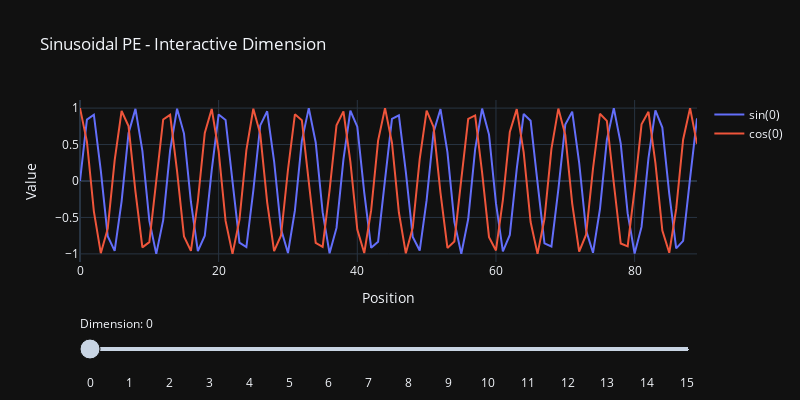

Notebook cell for this chart:
### Code cell
import numpy as np
import plotly.graph_objects as go

# Parameters
max_len = 90
d_model = 32
pos = np.arange(max_len)

# Prepare traces for each dimension
all_traces = []
for i in range(d_model // 2):
    div_term = 10000 ** (2 * i / d_model)
    sin_vals = np.sin(pos / div_term)
    cos_vals = np.cos(pos / div_term)
    all_traces.append({"sin": sin_vals, "cos": cos_vals, "dim": i})

# Initial plot with first dimension
fig = go.Figure()
fig.add_trace(go.Scatter(x=pos, y=all_traces[0]["sin"], mode='lines', name='sin(0)'))
fig.add_trace(go.Scatter(x=pos, y=all_traces[0]["cos"], mode='lines', name='cos(0)'))

# Create slider steps
steps = []
for i, trace in enumerate(all_traces):
    step = dict(
        method="update",
        args=[{
                  "y": [trace["sin"], trace["cos"]],
                  "name": [f"sin({i})", f"cos({i})"]
              }],
        label=f"{i}"
    )
    steps.append(step)

sliders = [dict(active=0, currentvalue={"prefix": "Dimension: "}, pad={"t": 50}, steps=steps)]
fig.update_layout(
    sliders=sliders, title="Sinusoidal PE - Interactive Dimension",
    xaxis_title="Position", yaxis_title="Value", width=800, height=400
)
fig.show()

### Figure 1 — Plotly figure (JSON) as saved in the notebook; plotly's stock layout.template omitted (floating-point values rounded to 4 significant figures; data arrays with more than 128 entries replaced by an {"elided": "..."} marker saying what was removed)
{"data": [{"mode": "lines", "name": "sin(0)", "x": [0, 1, 2, 3, 4, 5, 6, 7, 8, 9, 10, 11, 12, 13, 14, 15, 16, 17, 18, 19, 20, 21, 22, 23, 24, 25, 26, 27, 28, 29, 30, 31, 32, 33, 34, 35, 36, 37, 38, 39, 40, 41, 42, 43, 44, 45, 46, 47, 48, 49, 50, 51, 52, 53, 54, 55, 56, 57, 58, 59, 60, 61, 62, 63, 64, 65, 66, 67, 68, 69, 70, 71, 72, 73, 74, 75, 76, 77, 78, 79, 80, 81, 82, 83, 84, 85, 86, 87, 88, 89], "y": [0.0, 0.8415, 0.9093, 0.1411, -0.7568, -0.9589, -0.2794, 0.657, 0.9894, 0.4121, -0.544, -1.0, -0.5366, 0.4202, 0.9906, 0.6503, -0.2879, -0.9614, -0.751, 0.1499, 0.9129, 0.8367, -0.008851, -0.8462, -0.9056, -0.1324, 0.7626, 0.9564, 0.2709, -0.6636, -0.988, -0.404, 0.5514, 0.9999, 0.5291, -0.4282, -0.9918, -0.6435, 0.2964, 0.9638, 0.7451, -0.1586, -0.9165, -0.8318, 0.0177, 0.8509, 0.9018, 0.1236, -0.7683, -0.9538, -0.2624, 0.6702, 0.9866, 0.3959, -0.5588, -0.9998, -0.5216, 0.4362, 0.9929, 0.6367, -0.3048, -0.9661, -0.7392, 0.1674, 0.92, 0.8268, -0.02655, -0.8555, -0.8979, -0.1148, 0.7739, 0.9511, 0.2538, -0.6768, -0.9851, -0.3878, 0.5661, 0.9995, 0.514, -0.4441, -0.9939, -0.6299, 0.3132, 0.9684, 0.7332, -0.1761, -0.9235, -0.8218, 0.0354, 0.8601], "type": "scatter"}, {"mode": "lines", "name": "cos(0)", "x": [0, 1, 2, 3, 4, 5, 6, 7, 8, 9, 10, 11, 12, 13, 14, 15, 16, 17, 18, 19, 20, 21, 22, 23, 24, 25, 26, 27, 28, 29, 30, 31, 32, 33, 34, 35, 36, 37, 38, 39, 40, 41, 42, 43, 44, 45, 46, 47, 48, 49, 50, 51, 52, 53, 54, 55, 56, 57, 58, 59, 60, 61, 62, 63, 64, 65, 66, 67, 68, 69, 70, 71, 72, 73, 74, 75, 76, 77, 78, 79, 80, 81, 82, 83, 84, 85, 86, 87, 88, 89], "y": [1.0, 0.5403, -0.4161, -0.99, -0.6536, 0.2837, 0.9602, 0.7539, -0.1455, -0.9111, -0.8391, 0.004426, 0.8439, 0.9074, 0.1367, -0.7597, -0.9577, -0.2752, 0.6603, 0.9887, 0.4081, -0.5477, -1.0, -0.5328, 0.4242, 0.9912, 0.6469, -0.2921, -0.9626, -0.7481, 0.1543, 0.9147, 0.8342, -0.01328, -0.8486, -0.9037, -0.128, 0.7654, 0.9551, 0.2666, -0.6669, -0.9873, -0.4, 0.5551, 0.9998, 0.5253, -0.4322, -0.9923, -0.6401, 0.3006, 0.965, 0.7422, -0.163, -0.9183, -0.8293, 0.02213, 0.8532, 0.8999, 0.1192, -0.7711, -0.9524, -0.2581, 0.6735, 0.9859, 0.3919, -0.5625, -0.9996, -0.5178, 0.4401, 0.9934, 0.6333, -0.309, -0.9673, -0.7362, 0.1717, 0.9218, 0.8243, -0.03098, -0.8578, -0.896, -0.1104, 0.7767, 0.9497, 0.2495, -0.68, -0.9844, -0.3837, 0.5698, 0.9994, 0.5102], "type": "scatter"}], "layout": {"sliders": [{"active": 0, "currentvalue": {"prefix": "Dimension: "}, "pad": {"t": 50}, "steps": [{"args": [{"y": {"elided": "2x90 float values"}, "name": ["sin(0)", "cos(0)"]}], "label": "0", "method": "update"}, {"args": [{"y": {"elided": "2x90 float values"}, "name": ["sin(1)", "cos(1)"]}], "label": "1", "method": "update"}, {"args": [{"y": {"elided": "2x90 float values"}, "name": ["sin(2)", "cos(2)"]}], "label": "2", "method": "update"}, {"args": [{"y": {"elided": "2x90 float values"}, "name": ["sin(3)", "cos(3)"]}], "label": "3", "method": "update"}, {"args": [{"y": {"elided": "2x90 float values"}, "name": ["sin(4)", "cos(4)"]}], "label": "4", "method": "update"}, {"args": [{"y": {"elided": "2x90 float values"}, "name": ["sin(5)", "cos(5)"]}], "label": "5", "method": "update"}, {"args": [{"y": {"elided": "2x90 float values"}, "name": ["sin(6)", "cos(6)"]}], "label": "6", "method": "update"}, {"args": [{"y": {"elided": "2x90 float values"}, "name": ["sin(7)", "cos(7)"]}], "label": "7", "method": "update"}, {"args": [{"y": {"elided": "2x90 float values"}, "name": ["sin(8)", "cos(8)"]}], "label": "8", "method": "update"}, {"args": [{"y": {"elided": "2x90 float values"}, "name": ["sin(9)", "cos(9)"]}], "label": "9", "method": "update"}, {"args": [{"y": {"elided": "2x90 float values"}, "name": ["sin(10)", "cos(10)"]}], "label": "10", "method": "update"}, {"args": [{"y": {"elided": "2x90 float values"}, "name": ["sin(11)", "cos(11)"]}], "label": "11", "method": "update"}, {"args": [{"y": {"elided": "2x90 float values"}, "name": ["sin(12)", "cos(12)"]}], "label": "12", "method": "update"}, {"args": [{"y": {"elided": "2x90 float values"}, "name": ["sin(13)", "cos(13)"]}], "label": "13", "method": "update"}, {"args": [{"y": {"elided": "2x90 float values"}, "name": ["sin(14)", "cos(14)"]}], "label": "14", "method": "update"}, {"args": [{"y": {"elided": "2x90 float values"}, "name": ["sin(15)", "cos(15)"]}], "label": "15", "method": "update"}]}], "title": {"text": "Sinusoidal PE - Interactive Dimension"}, "xaxis": {"title": {"text": "Position"}}, "yaxis": {"title": {"text": "Value"}}, "width": 800, "height": 400}}
